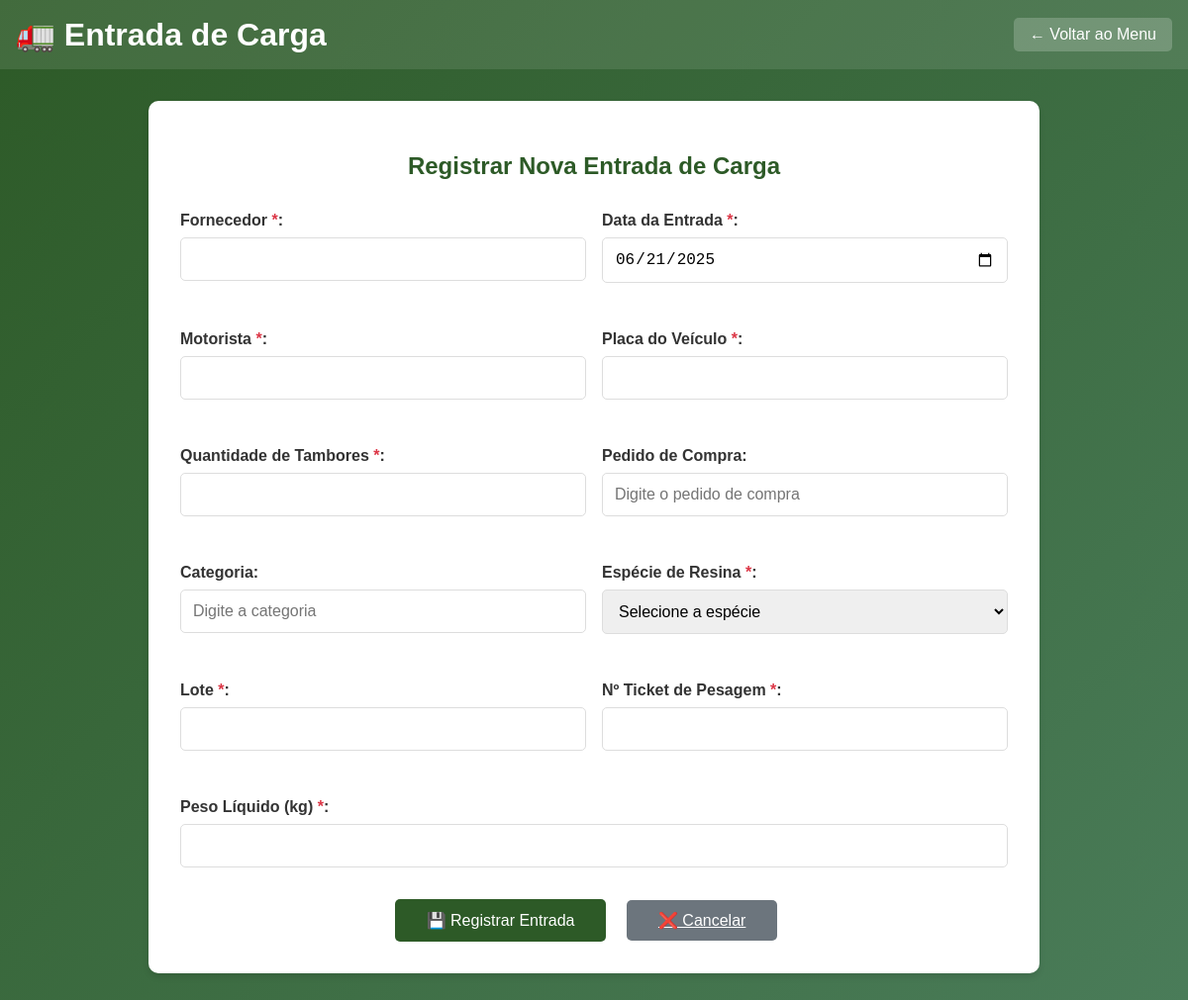
The app's page /entrada-carga/8 (signed in), older data.
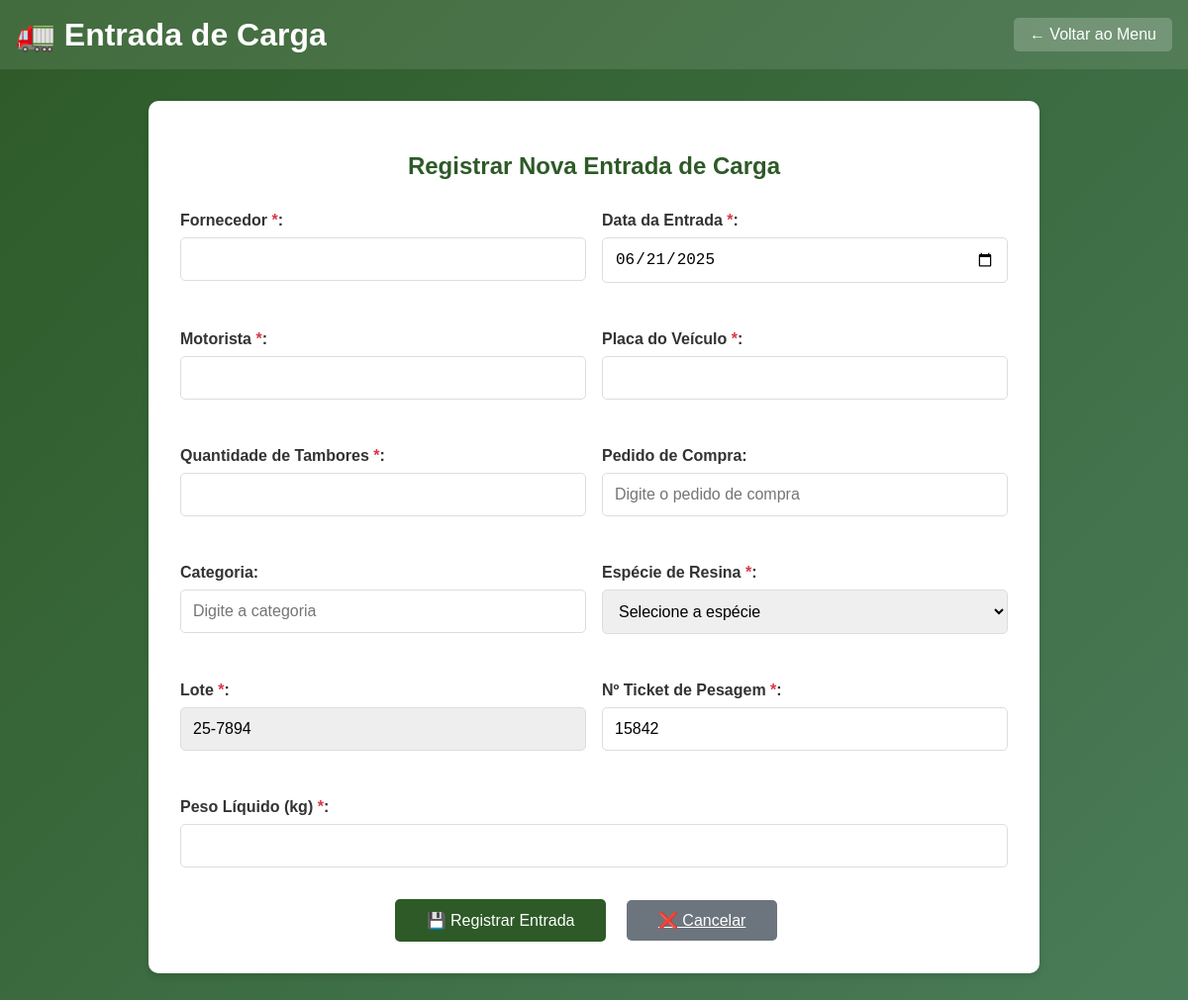
The same page, newer data.
### tables this page shows
CREATE TABLE entradas_carga (id INTEGER PRIMARY KEY AUTOINCREMENT, fornecedor TEXT, data_entrada TEXT, motorista TEXT, placa TEXT, quantidade_tambores INTEGER, pedido_compra TEXT, categoria TEXT, especie_resina TEXT, lote TEXT UNIQUE, ticket_pesagem TEXT UNIQUE, peso_liquido REAL, data_registro TEXT, usuario_registro TEXT);

### app.py (the view, shortened to what this page needs)
@app.route('/entrada-carga', methods=['GET', 'POST'])
@app.route('/entrada-carga/<int:id>', methods=['GET', 'POST'])
def entrada_carga(id=None):
    if 'logged_in' not in session or not session['logged_in']:
        flash('🔒 Você precisa fazer login primeiro!', 'error')
        return redirect(url_for('login'))
    conn = sqlite3.connect(DB_PATH)
    cursor = conn.cursor()
    entrada = None
    if id:
        cursor.execute('SELECT * FROM entradas_carga WHERE id=?', (id,))
        row = cursor.fetchone()
        colunas = [desc[0] for desc in cursor.description]
        entrada = dict(zip(colunas, row)) if row else None
    conn.close()
    return render_template('entrada_carga.html', entrada=entrada, editar=bool(id))

### templates/entrada_carga.html (shortened to what the changed rows need)
<!DOCTYPE html>
<html lang="pt-BR">
<head>
</head>
<body>
    <div class="header">
        <h1>🚛 Entrada de Carga</h1>
    </div>
    <div class="container">
        <div class="form-container">
            <h2 class="form-title">Registrar Nova Entrada de Carga</h2>
            <form method="POST">
                <div class="form-row">
                    <div class="form-group">
                        <label for="lote">Lote <span class="required">*</span>:</label>
                        {% if editar and entrada %}
                        <input type="text" id="lote" name="lote" value="{{ entrada.lote }}" required readonly
                            style="background:#eee;">
                        {% else %}
                        <input type="text" id="lote" name="lote" value="{{ entrada.lote if entrada else '' }}" required>
                        {% endif %}
                    </div>
                    <div class="form-group">
                        <label for="ticket_pesagem">Nº Ticket de Pesagem <span class="required">*</span>:</label>
                        <input type="text" id="ticket_pesagem" name="ticket_pesagem"
                            value="{{ entrada.ticket_pesagem if entrada else '' }}" required>
                    </div>
                </div>
            </form>
        </div>
    </div>
</body>
</html>

Row changes from the older to the newer data that the page shows:
added entradas_carga: lote "25-7894", ticket_pesagem "15842"
